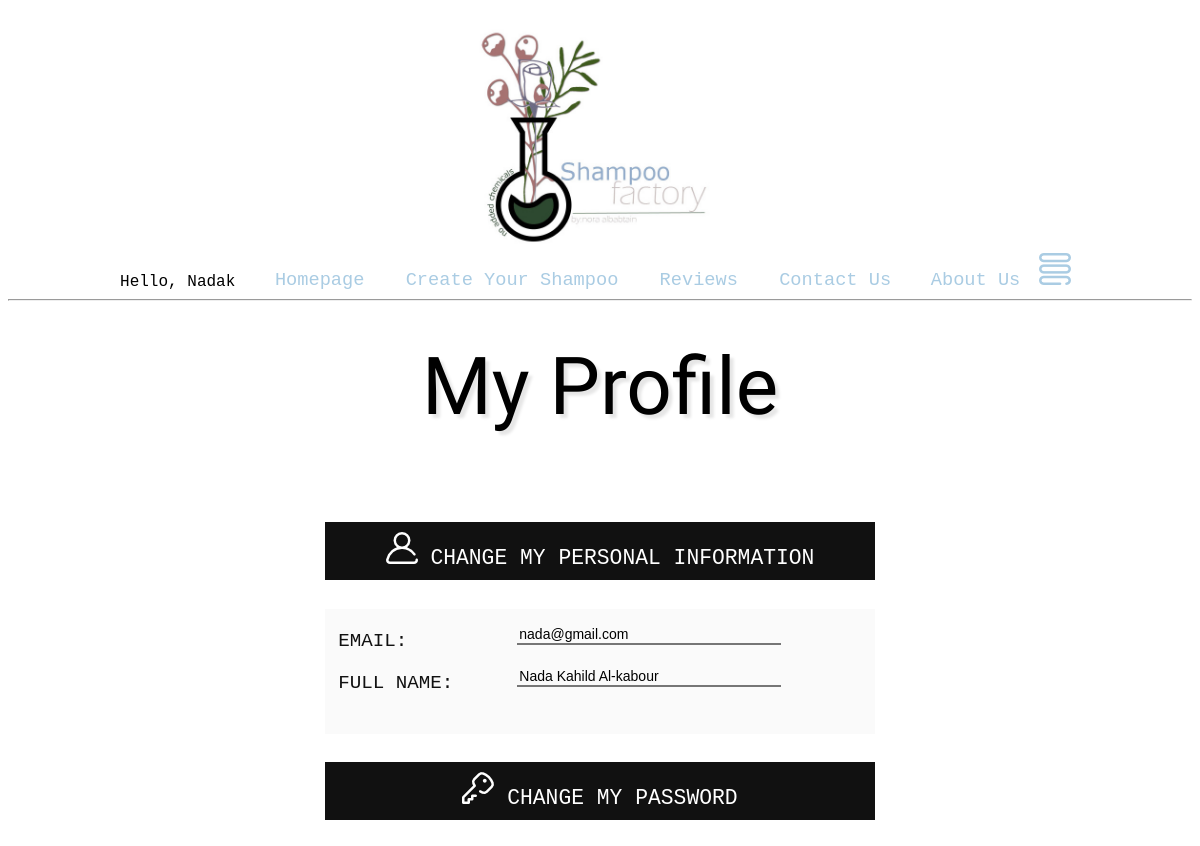
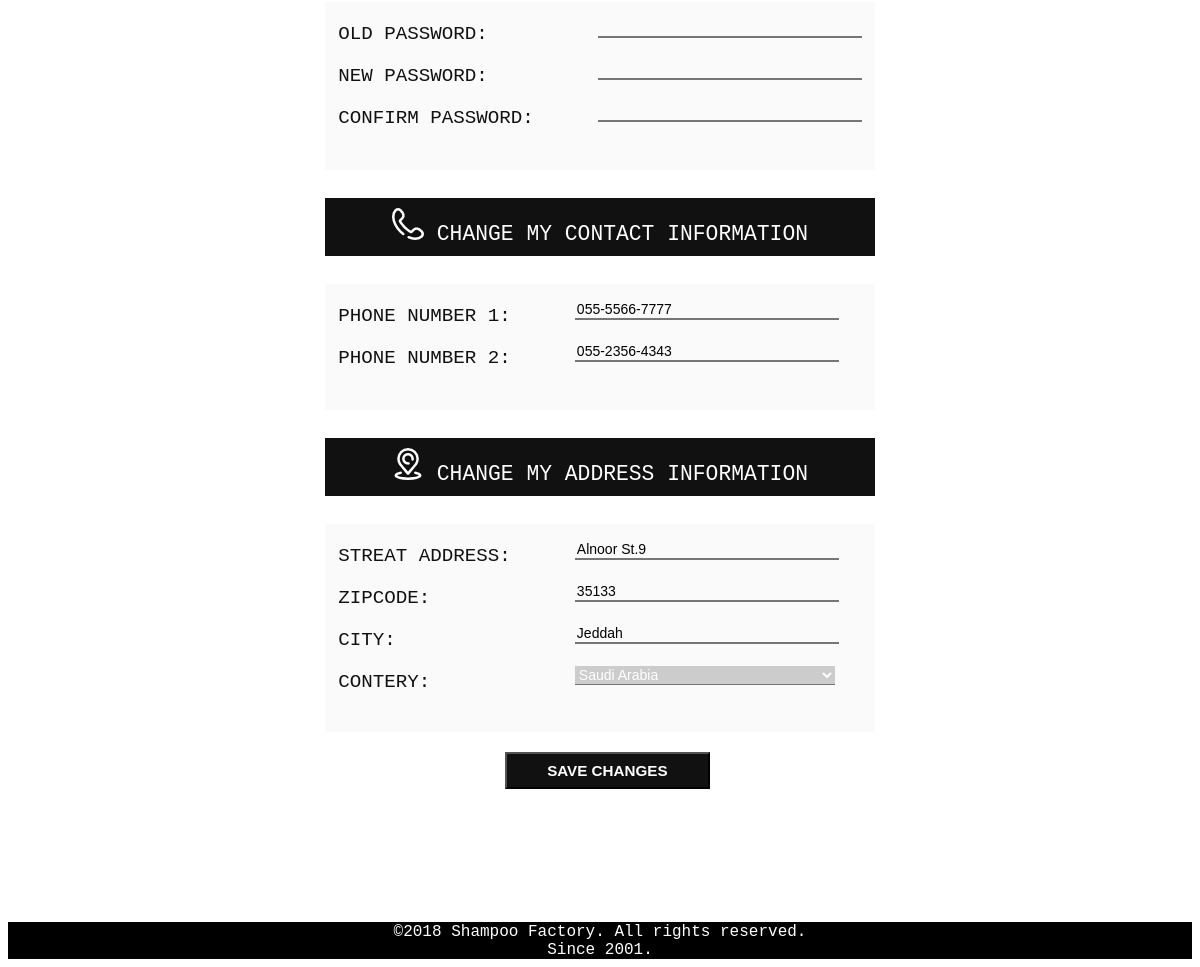
The app's page /Edit_Info.php (signed in) with its own data (2 pictures, top to bottom).
### tables this page shows
CREATE TABLE `account` (
  `Username` varchar(20) NOT NULL,
  `Password` varchar(50) DEFAULT NULL,
  `Email` varchar(45) DEFAULT NULL,
  `Name` varchar(45) NOT NULL
);

CREATE TABLE `customer` (
  `idCustomer` int(10) NOT NULL,
  `cu_userName` varchar(20) NOT NULL,
  `Phone` varchar(13) NOT NULL,
  `Phone2` varchar(13) DEFAULT NULL,
  `ZipCode` varchar(20) DEFAULT NULL,
  `City` varchar(20) DEFAULT NULL,
  `Country` varchar(20) DEFAULT NULL,
  `StreatAddress` varchar(20) DEFAULT NULL
);

### INCLUDES/query.php (called while the page is built, shortened)
<?php
 function return_query($query)
{
  require('INCLUDES/DB_Connect.php');
  if(!($result=mysqli_query($db,$query)))
  {
    print("<p>Could not execute query!</p>");
    die(mysql_error()."</body></html>");
  }
  return $result;
}
?>

### INCLUDES/disp_edit_info_form.php (the view, shortened to what this page needs)
<?php
function disp_text($names,$query,$flag)
  {
    if($flag)
    {
    $result=return_query($query);
    $result = mysqli_fetch_array($result);
    $counter=0;
    foreach($names as $name => $type)
    {
      $nm=str_replace(" ", "_", $name);
      echo "<tr><label for=".$name."><td>".$name.":</td>";
      echo "<td><input class=\"form-input\" id=\"".$nm."\" name=\"".$nm."\" type=\"".$type."\" value=\"".$result[$counter]."\" size=\"25\"></td></label></tr>";
      $counter++;
    }
    }
    else
    {
      foreach($names as $name => $type)
      {
        $nm=str_replace(" ", "_", $name);
        echo "<tr><label for=".$name."><td>".$name.":</td>";
        echo "<td><input class=\"form-input\" id=\"".$nm."\" name=\"".$nm."\" type=\"".$type."\" size=\"25\"></td></label></tr>";
      }
    }
  }
  function disp_contries($query)
  {
    $counties=array("Choose Your Contery","Saudi Arabia","Qatar","Kuawit","United Emarat State","Uman","Yaman");
    echo "<tr><label><td> Contery:</td>";
    echo "<td><select class=\"select_input\" id='contery' name=\"contery\">";
    $result=return_query($query);
    $result = mysqli_fetch_array($result);
    foreach($counties as $element => $value)
    {
      if($value==$result[0])
      {
        echo "<option selected>".$value."</option>";
      }
      else
      {
        echo "<option>".$value."</option>";
      }
    }
    echo "</select></td></label></tr>";
  }
?>

### CSS/mainStyle.css (style rules this page uses)
html { font-family: Courier New; -ms-text-size-adjust: 100%; -webkit-text-size-adjust: 100%; }

### CSS/edit_info.css (style rules this page uses)
.personal_info, .contact_info , .change_pass, .address_info table td { width: auto; }
.select_input { color: #fff; background: #ccc; }
td { margin-bottom: 80px; }

### records on screen
account: Email "nada@gmail.com", Full_Name "Nada Kahild Al-kabour"
customer: Phone_Number_1 "055-5566-7777", Phone_Number_2 "055-2356-4343", Streat_Address "Alnoor St.9", Zipcode "35133", City "Jeddah", contery "Saudi Arabia"

### other values on screen
$username "Nadak"
$name "EMAIL"
$name "FULL NAME"
$name "OLD PASSWORD"
$name "NEW PASSWORD"
$name "CONFIRM PASSWORD"
$name "PHONE NUMBER 1"
$name "PHONE NUMBER 2"
$name "STREAT ADDRESS"
$name "ZIPCODE"
$name "CITY"
